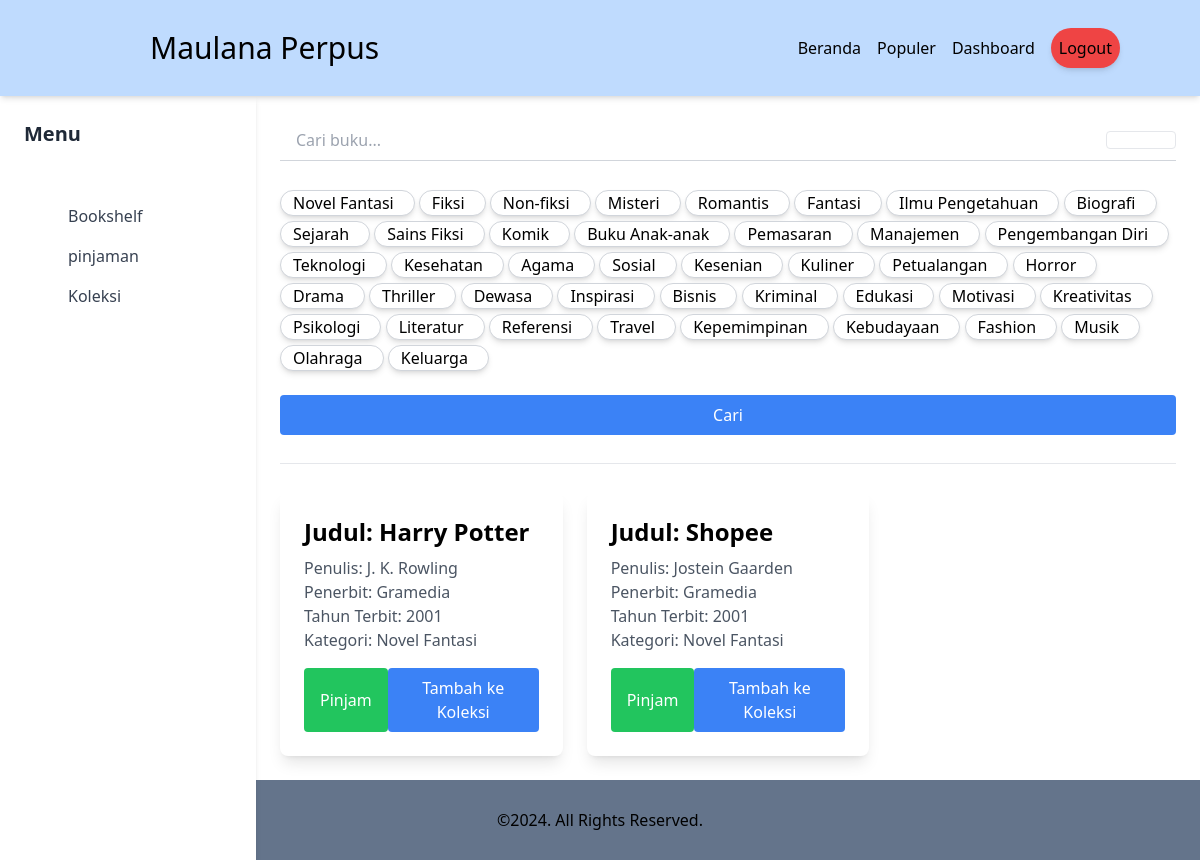
The app's page /user (signed in) with its own data.
### tables this page shows
CREATE TABLE `kategoribuku` (
  `KategoriID` int(11) NOT NULL,
  `NamaKategori` varchar(255) NOT NULL
);

CREATE TABLE `buku` (
  `BukuID` int(11) NOT NULL,
  `Judul` varchar(255) NOT NULL,
  `KategoriBukuID` int(11) NOT NULL,
  `Penulis` varchar(255) NOT NULL,
  `Penerbit` varchar(255) NOT NULL,
  `TahunTerbit` int(4) NOT NULL
);

### utils.php (called while the page is built, shortened)
<?php
function kapital($text) {
  $kata_kecil = [
    'dan',
    'atau',
    'tetapi',
    'dengan',
    'serta',
    'ke',
    'di',
    'dari',
    'pada',
    'untuk',
    'oleh',
    'yang',
    'karena',
    'bagi',
    'seperti',
    'dalam',
    'atas',
    'ke',
    'dengan'
  ];
  $kalimat_array = preg_split('/([.?!])\s*/', $text, -1, PREG_SPLIT_DELIM_CAPTURE);
  $hasil = '';
  for ($i = 0; $i < count($kalimat_array); $i += 2) {
    if (isset($kalimat_array[$i])) {
      $kalimat = trim($kalimat_array[$i]);
      if (!empty($kalimat)) {
        $kata_array = explode(' ', $kalimat);
        $kata_array[0] = ucfirst(strtolower($kata_array[0]));
        for ($j = 1; $j < count($kata_array); $j++) {
          $kata = strtolower($kata_array[$j]);
          if (in_array($kata, $kata_kecil)) {
            $kata_array[$j] = $kata;
          } else {
            $kata_array[$j] = ucfirst($kata);
          }
        }
        $hasil .= implode(' ', $kata_array);
      }
    }
  }
  return trim($hasil);
}

### user/bookshelf-page.php (the view, shortened to what this page needs)
<form action="" method="get">
    <form action="#" method="GET">
            <div class="flex items-center border-b border-gray-300">
                <input
                    type="text"
                    name="q"
                    placeholder="Cari buku..."
                    class="flex-grow py-2 px-4 focus:outline-none focus:border-blue-500"
                >
                <button
                    type="submit"
                    class="bg-transparant border text-white px-4 py-2 rounded hover:bg-blue-600 transition duration-200"
                >
                </button>
            </div>
        </form>
</form>
<div id="kategori" class="mt-6  ">
    <form action="" method="post">
        <div  class="columns-1 gap-20">
            <?php
                $query = $conn->query("select * from kategoribuku");
                $kategoriData = $query->fetchAll();
                foreach($kategoriData as $value) {
            ?>
            <label class="flex items-center justify-center border border-gray-300 rounded-full bg-white shadow-md hover:shadow-lg pe-5 transition duration-200 cursor-pointer inline-flex">
                <?= kapital($value['NamaKategori']) ?>
            </label>
            <?php } ?>
        </div>
        <button type="submit" class="w-full mt-6 bg-blue-500 text-white px-4 py-2 rounded hover:bg-blue-600 transition duration-200">
            Cari
        </button>
        <hr class="mt-7 mb-7">
    </form>
</div>
<div class="grid grid-cols-1 sm:grid-cols-2 lg:grid-cols-3 gap-6">
    <?php
        if(isset($_GET["q"])) {
            $queryBuku = $conn->prepare("
            SELECT
                buku.BukuID,
                buku.Judul,
                buku.Penulis,
                buku.Penerbit,
                buku.TahunTerbit,
                kategoribuku.NamaKategori
            FROM
                buku
            LEFT JOIN
                kategoribuku_relasi ON buku.BukuID = kategoribuku_relasi.BukuID
            LEFT JOIN
                kategoribuku ON kategoribuku.KategoriID = kategoribuku_relasi.KategoriID
            WHERE
                buku.Judul LIKE :polaJudul OR
                buku.Penulis LIKE :polaPenulis OR
                buku.Penerbit LIKE :polaPenerbit OR
                buku.TahunTerbit LIKE :polaTahun
            ");
            $searchQuery = isset($_GET["q"]) ? $_GET["q"] : "";
            $queryBuku->bindValue(":polaJudul", "%$searchQuery%", PDO::PARAM_STR);
            $queryBuku->bindValue(":polaPenulis", "%$searchQuery%", PDO::PARAM_STR);
            $queryBuku->bindValue(":polaPenerbit", "%$searchQuery%", PDO::PARAM_STR);
            $queryBuku->bindValue(":polaTahun", "%$searchQuery%", PDO::PARAM_STR);
            $queryBuku->execute();
            $dataBuku = $queryBuku->fetchAll(PDO::FETCH_ASSOC);
        } else {
            $queryBuku = $conn->query("
                SELECT
                    buku.BukuID,
                    buku.Judul,
                    buku.Penulis,
                    buku.Penerbit,
                    buku.TahunTerbit,
                    kategoribuku.NamaKategori
                FROM
                    buku
                LEFT JOIN
                    kategoribuku_relasi ON buku.BukuID = kategoribuku_relasi.BukuID
                LEFT JOIN
                    kategoribuku ON kategoribuku.KategoriID = kategoribuku_relasi.KategoriID;
            ");
            $dataBuku = $queryBuku->fetchAll();
        }
        if(isset($dataBuku)) {
            foreach($dataBuku as $value) {
    ?>
    <div class="bg-white rounded-lg shadow-lg p-6 transition-transform transform hover:scale-105">
        <h2 class="text-2xl font-semibold mb-2">Judul: <?= $value['Judul'] ?></h2>
        <p class="text-gray-600">Penulis: <?= $value['Penulis'] ?></p>
        <p class="text-gray-600">Penerbit: <?= $value['Penerbit'] ?></p>
        <p class="text-gray-600">Tahun Terbit: <?= $value['TahunTerbit'] ?></p>
        <p class="text-gray-600">Kategori: <?= $value['NamaKategori'] ?></p>
        <div class="mt-4 flex justify-between">
            <button class="bg-green-500 text-white px-4 py-2 rounded hover:bg-green-600 transition"><a href="?page=borrowup&id=<?= $value['BukuID'] ?>">Pinjam</a></button>
            <button class="bg-blue-500 text-white px-4 py-2 rounded hover:bg-blue-600 transition"><a href="?page=addcollection&id=<?= $value['BukuID'] ?>">Tambah ke Koleksi</a></button>
        </div>
    </div>
    <?php }} else { ?>
        <h1 class="text-4xl">Data buku tidak ditemukan</h1>
    <?php } ?>
</div>

### user/index.php (style rules this page uses)
* { margin: 0; padding: 0; box-sizing: border-box; }

### records on screen
kategoribuku: NamaKategori "Novel Fantasi"
kategoribuku: NamaKategori "Fiksi"
kategoribuku: NamaKategori "Non-fiksi"
kategoribuku: NamaKategori "Misteri"
kategoribuku: NamaKategori "Romantis"
kategoribuku: NamaKategori "Fantasi"
kategoribuku: NamaKategori "Ilmu Pengetahuan"
kategoribuku: NamaKategori "Biografi"
kategoribuku: NamaKategori "Sejarah"
kategoribuku: NamaKategori "Sains Fiksi"
kategoribuku: NamaKategori "Komik"
kategoribuku: NamaKategori "Buku Anak-anak"
kategoribuku: NamaKategori "Pemasaran"
kategoribuku: NamaKategori "Manajemen"
kategoribuku: NamaKategori "Pengembangan Diri"
kategoribuku: NamaKategori "Teknologi"
kategoribuku: NamaKategori "Kesehatan"
kategoribuku: NamaKategori "Agama"
kategoribuku: NamaKategori "Sosial"
kategoribuku: NamaKategori "Kesenian"
kategoribuku: NamaKategori "Kuliner"
kategoribuku: NamaKategori "Petualangan"
kategoribuku: NamaKategori "Horror"
kategoribuku: NamaKategori "Drama"
kategoribuku: NamaKategori "Thriller"
kategoribuku: NamaKategori "Dewasa"
kategoribuku: NamaKategori "Inspirasi"
kategoribuku: NamaKategori "Bisnis"
kategoribuku: NamaKategori "Kriminal"
kategoribuku: NamaKategori "Edukasi"
kategoribuku: NamaKategori "Motivasi"
kategoribuku: NamaKategori "Kreativitas"
kategoribuku: NamaKategori "Psikologi"
kategoribuku: NamaKategori "Literatur"
kategoribuku: NamaKategori "Referensi"
kategoribuku: NamaKategori "Travel"
kategoribuku: NamaKategori "Kepemimpinan"
kategoribuku: NamaKategori "Kebudayaan"
kategoribuku: NamaKategori "Fashion"
kategoribuku: NamaKategori "Musik"
kategoribuku: NamaKategori "Olahraga"
kategoribuku: NamaKategori "Keluarga"
buku: Judul "Harry Potter", Penulis "J. K. Rowling", Penerbit "Gramedia", TahunTerbit "2001", kategoribuku.NamaKategori "Novel Fantasi"
buku: Judul "Shopee", Penulis "Jostein Gaarden", Penerbit "Gramedia", TahunTerbit "2001", kategoribuku.NamaKategori "Novel Fantasi"
